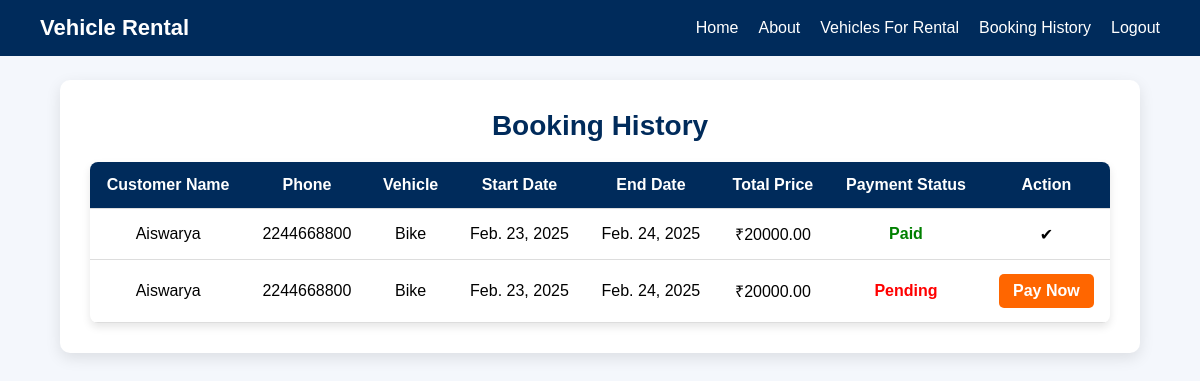
/booking-history/, run on the app's committed database.
### app/models.py (models this page shows, shortened)
class Booking(models.Model):
    customer_name = models.CharField(max_length=100)
    customer_phone = models.CharField(max_length=15)
    vehicle = models.ForeignKey(Vehicle, on_delete=models.CASCADE, related_name="bookings")
    start_date = models.DateField()
    end_date = models.DateField()
    total_price = models.DecimalField(max_digits=10, decimal_places=2, blank=True, null=True)
    payment_status = models.CharField(
        max_length=20,
        choices=[("Pending", "Pending"), ("Paid", "Paid")],
        default="Pending"
    )

class Vehicle(models.Model):
    staf = models.ForeignKey(Staf, on_delete=models.CASCADE, related_name="vehicles")  # Assign vehicles to Staf
    name = models.CharField(max_length=100)
    model = models.CharField(max_length=100)
    price_per_day = models.DecimalField(max_digits=10, decimal_places=2)
    availability = models.BooleanField(default=True)
    image = models.ImageField(upload_to="vehicle_images/", blank=True, null=True)  # Optional Image

### app/views.py (the view)
# urls.py: path("booking-history/", views.booking_history, name="booking_history"),
def booking_history(request):
    bookings = Booking.objects.all().order_by("-id")  # Fetch latest bookings first
    return render(request, "customer/booking_history.html", {"bookings": bookings})

### templates/customer/booking_history.html (shortened to what this page needs)
<!DOCTYPE html>
<html lang="en">
<head>
</head>
<body>
    <nav class="navbar">
        <div class="logo"><a href="../customerhome"> Vehicle Rental</a></div>
        <ul>
            <li><a href="../customerhome">Home</a></li>
            <li><a href="../about">About</a></li>
            <li><a href="../vehiclelists">Vehicles For Rental</a></li>
            <li><a href="../booking-history">Booking History</a></li>
            <li><a href="../logout">Logout</a></li>
        </ul>
    </nav>
    <div class="container">
        {% block content %}
        <h2>Booking History</h2>
        <table>
            <tr>
                <th>Customer Name</th>
                <th>Phone</th>
                <th>Vehicle</th>
                <th>Start Date</th>
                <th>End Date</th>
                <th>Total Price</th>
                <th>Payment Status</th>
                <th>Action</th>
            </tr>
            {% for booking in bookings %}
            <tr>
                <td>{{ booking.customer_name }}</td>
                <td>{{ booking.customer_phone }}</td>
                <td>{{ booking.vehicle.name }}</td>
                <td>{{ booking.start_date }}</td>
                <td>{{ booking.end_date }}</td>
                <td>₹{{ booking.total_price }}</td>
                <td>
                    {% if booking.payment_status == "Paid" %}
                        <span class="paid">Paid</span>
                    {% else %}
                        <span class="pending">Pending</span>
                    {% endif %}
                </td>
                <td>
                    {% if booking.payment_status == "Pending" %}
                        <a href="{% url 'make_payment' booking.id %}" class="buy-now">Pay Now</a>
                    {% else %}
                        <span>✔</span>
                    {% endif %}
                </td>
            </tr>
            {% endfor %}
        </table>
        {% endblock %}
    </div>
</body>
</html>

### templates/customer/booking_history.html (style rules this page uses)
* { margin: 0; padding: 0; box-sizing: border-box; font-family: 'Poppins', sans-serif; }
body { background: #f4f7fc; }
.navbar { background: #002b5b; padding: 15px 40px; display: flex; justify-content: space-between; align-items: center; color: white; position: fixed; width: 100%; top: 0; z-index: 1000; }
.navbar .logo { font-size: 22px; font-weight: bold; }
.navbar .logo a { text-decoration: none; color: white; }
.navbar ul { list-style: none; display: flex; gap: 20px; }
.navbar ul li { display: inline; }
.navbar ul li a { text-decoration: none; color: white; font-size: 16px; transition: 0.3s; }
.container { max-width: 90%; margin: 80px auto 40px; padding: 30px; background: white; border-radius: 10px; box-shadow: 0 5px 15px rgba(0, 0, 0, 0.1); text-align: center; }
.container h2 { color: #002b5b; font-size: 28px; margin-bottom: 20px; }
table { width: 100%; border-collapse: collapse; margin-top: 20px; background: white; border-radius: 8px; overflow: hidden; box-shadow: 0 4px 8px rgba(0, 0, 0, 0.1); }
th, td { padding: 14px; text-align: center; border-bottom: 1px solid #ddd; }
th { background: #002b5b; color: white; font-weight: bold; }
.paid { color: green; font-weight: bold; }
.pending { color: red; font-weight: bold; }
.buy-now { padding: 8px 14px; background: #ff6600; color: white; text-decoration: none; border-radius: 5px; font-weight: bold; transition: 0.3s; display: inline-block; }

### data on the page
Booking: customer_name "Aiswarya", customer_phone "2244668800", vehicle.name "Bike", start_date "Feb. 23, 2025", end_date "Feb. 24, 2025", total_price "20000.00", payment_status "Paid"
Booking: customer_name "Aiswarya", customer_phone "2244668800", vehicle.name "Bike", start_date "Feb. 23, 2025", end_date "Feb. 24, 2025", total_price "20000.00", payment_status "Pending"
